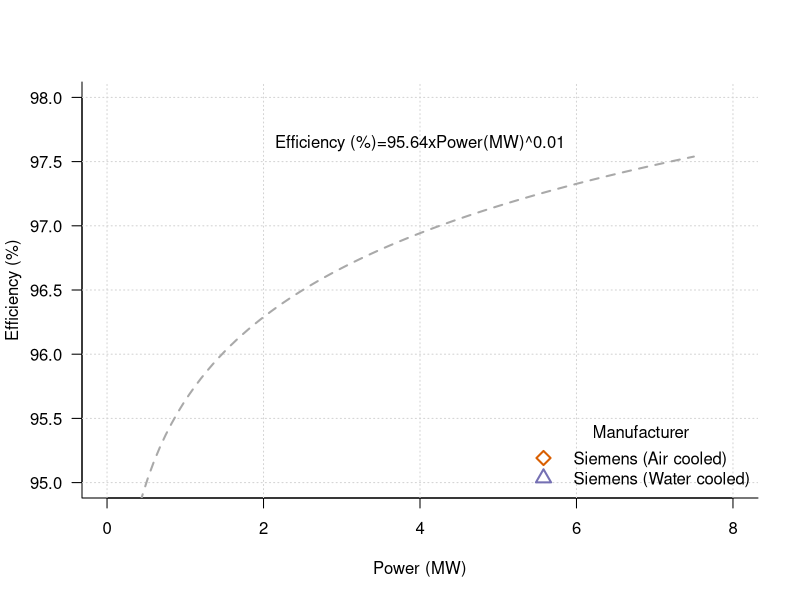

Write the R code that produced this figure.
#Plot High Speed Induction Generator

#setwd("./generator/")
induction_generator <- read.delim("induction-generator-data.txt")

#Set colors
require("RColorBrewer")
colors = brewer.pal(3,"Dark2")

plot(induction_generator$Power.MW, induction_generator$Efficiency.full, 
     pch=as.numeric(induction_generator$Manufacturer)+21, lwd=2, cex=1.5, 
     col=colors[induction_generator$Manufacturer], bty="l", xlim=c(0,8), ylim=c(95,98),las=1,
     xlab="Power (MW)", ylab="Efficiency (%)")
grid()

#Add Legend
legend("bottomright", legend=c("Siemens (Air cooled)", "Siemens (Water cooled)"), 
       col=colors[2:3], pch=23:25, pt.cex=1.5,lwd=2,lty=0, title="Manufacturer", bty="n")

#Air cooled Siemens Machines
subset_data <- subset(induction_generator, Manufacturer=="Siemens-air", c(Power.MW, Mass.t))
# Non-linear modeln(power fit)
fit <- nls(Efficiency.full ~ a*Power.MW^b,data = induction_generator, 
           start=list(a = 95, b = 0.01))
#Plot power estimation
power_fine <- seq(0, 7.5, length = 101)
lines(power_fine, predict(fit, list(Power.MW= power_fine)), lty=2,lwd=2, col="darkgray")

coefficients <- round(coef(fit), 2) 
mtext(paste("Efficiency (%)=",coefficients[1],"xPower(MW)^",coefficients[2], sep=""), 3,-3.5)

